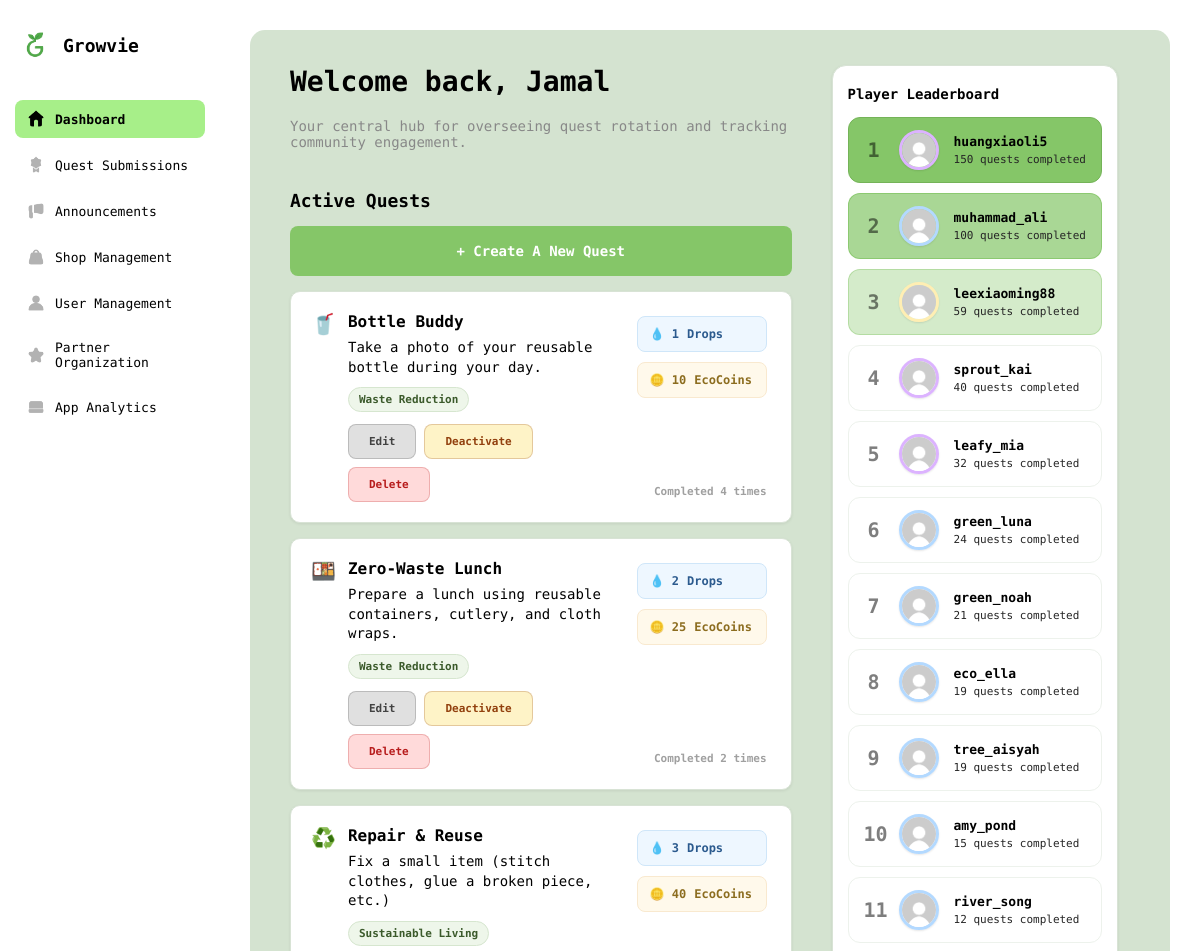
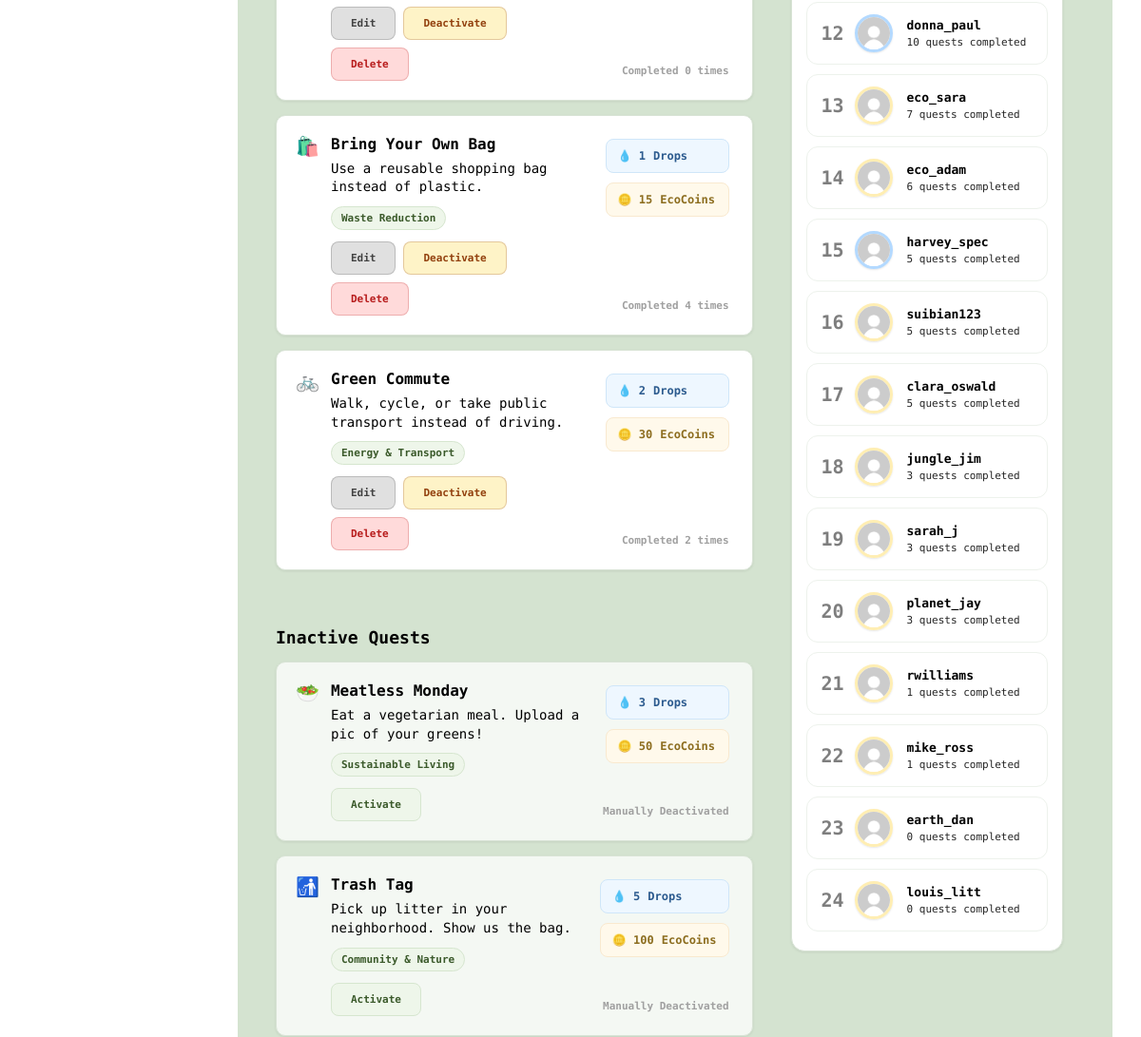
The page /admin.php (signed in, upper part) on the database as committed earlier (2 pictures, top to bottom).
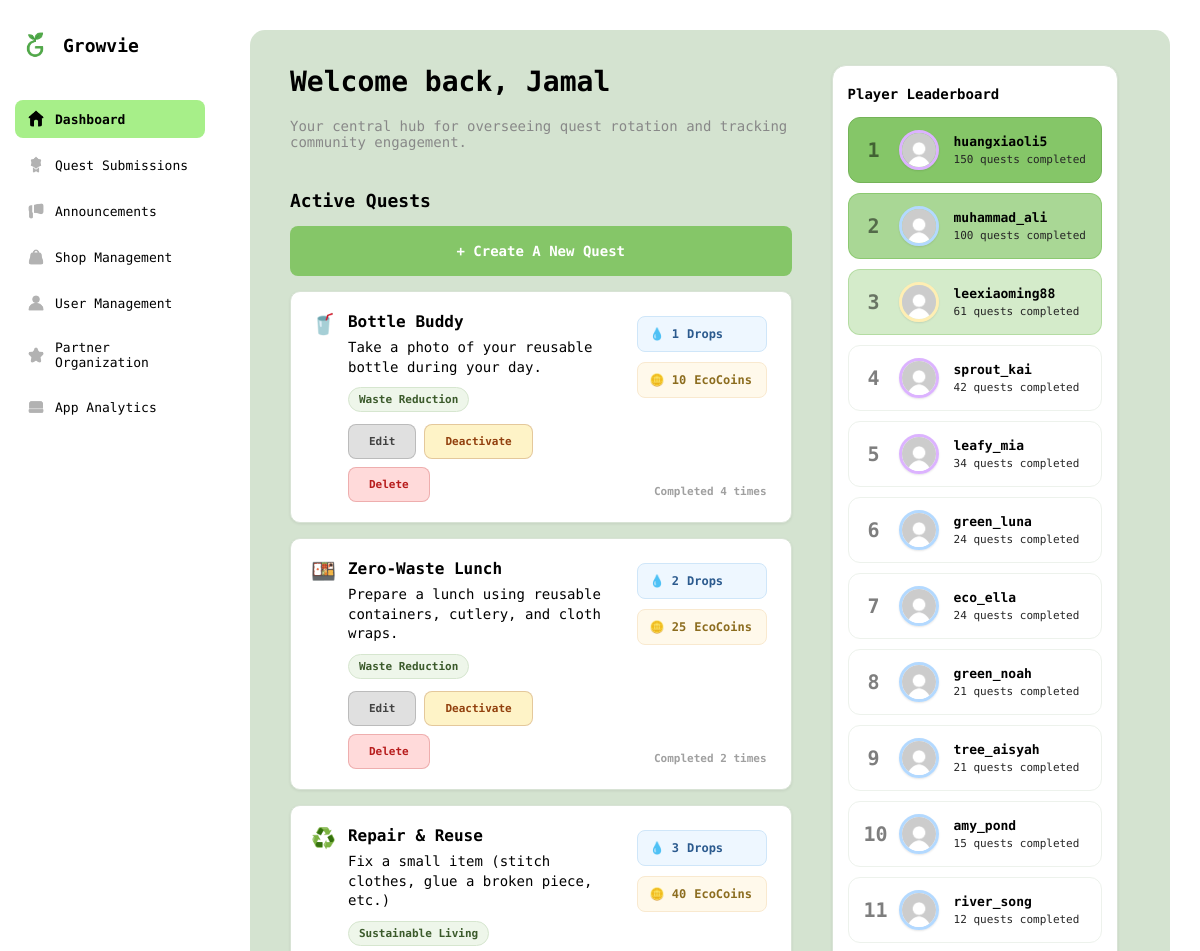
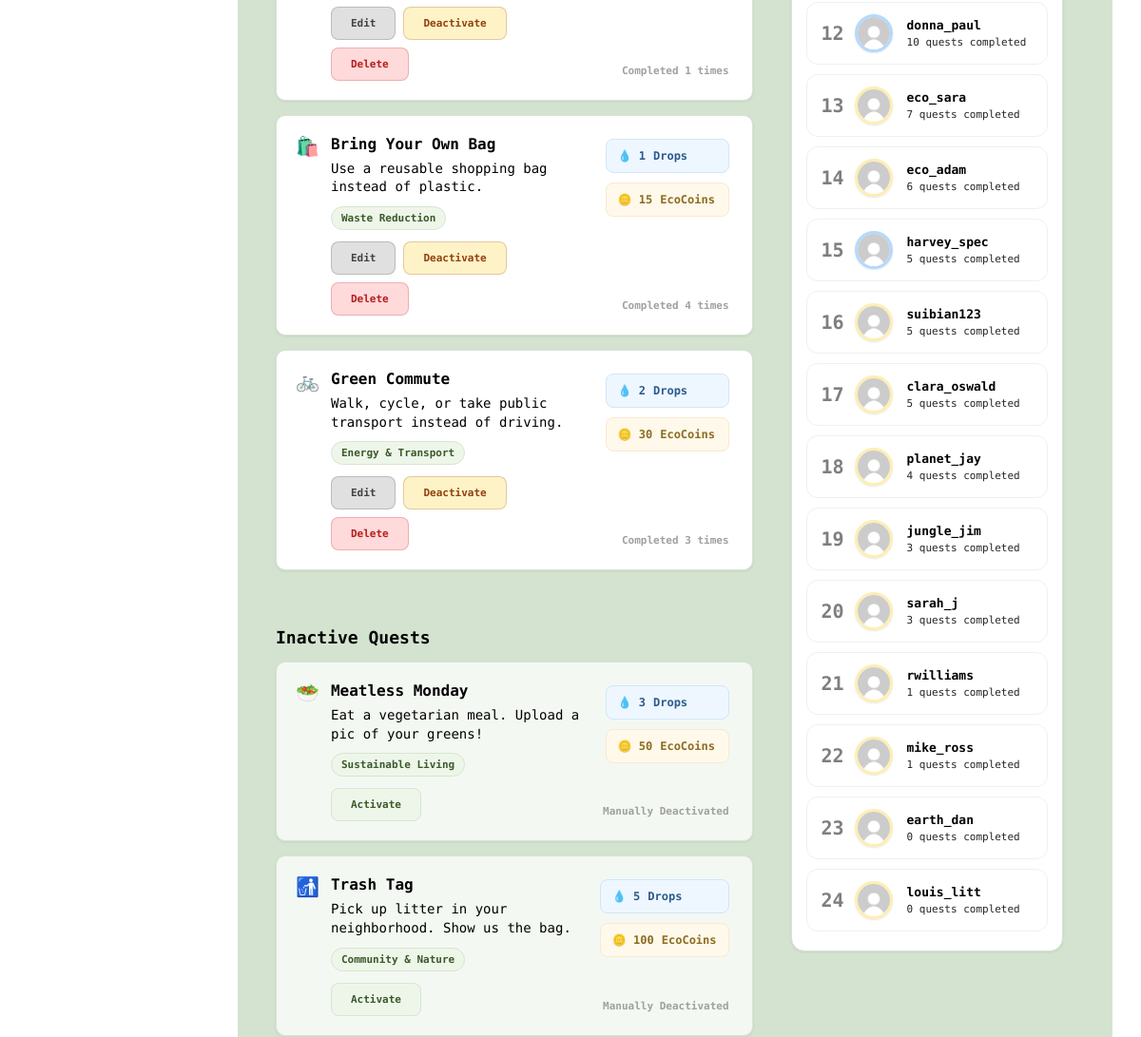
The same page on the database as committed later (2 pictures, top to bottom).
### tables this page shows
CREATE TABLE IF NOT EXISTS `quest` (
  `quest_id` varchar(6) NOT NULL,
  `quest_title` varchar(100) NOT NULL,
  `quest_description` varchar(255) NOT NULL,
  `quest_emoji` varchar(2) NOT NULL,
  `drop_reward` int NOT NULL,
  `eco_coin_reward` int NOT NULL,
  `category` varchar(50) NOT NULL,
  `created_by` varchar(6) NOT NULL,
  `status` varchar(20) NOT NULL,
  `date_created` date NOT NULL,
  PRIMARY KEY (`quest_id`),
  KEY `created_by` (`created_by`)
);

CREATE TABLE IF NOT EXISTS `user_player` (
  `user_player_id` varchar(6) NOT NULL,
  `user_id` varchar(6) NOT NULL,
  `player_tier` int NOT NULL,
  `eco_coins` int NOT NULL,
  `drops_progress` int NOT NULL,
  `total_quests_completed` int NOT NULL,
  `tree_planted_irl` int NOT NULL,
  `growvie_plants_planted` int NOT NULL,
  `player_status` varchar(20) NOT NULL DEFAULT 'Active',
  PRIMARY KEY (`user_player_id`),
  KEY `user_id` (`user_id`)
);

CREATE TABLE IF NOT EXISTS `user` (
  `user_id` varchar(6) NOT NULL,
  `username` varchar(50) NOT NULL,
  `name` varchar(255) NOT NULL,
  `email` varchar(100) NOT NULL,
  `password` varchar(255) NOT NULL,
  `role` varchar(20) NOT NULL,
  `date_joined` date NOT NULL,
  PRIMARY KEY (`user_id`)
);

### admin.php (shortened to what this page needs)
<?php
require_once __DIR__ . "/backend/db.php";
require_once __DIR__ . "/backend/dashboard.php";
require_once __DIR__ . "/backend/appanalytics.php";
?>
<!DOCTYPE html>
<html lang="en">
<head>
    <link rel="stylesheet" href="css/maincontentcss.css">
    <link rel="stylesheet" href="css/modal.css">
    <link rel="stylesheet" href="css/dashboard.css">
    <link rel="stylesheet" href="css/questsubmission.css">
    <link rel="stylesheet" href="css/announcement.css">
    <link rel="stylesheet" href="css/shopmanagement.css">
    <link rel="stylesheet" href="css/usermanagement.css">
    <link rel="stylesheet" href="css/partnermanagement.css">
    <link rel="stylesheet" href="css/analytics.css">
    <link rel="stylesheet" href="css/responsive.css">
</head>
<body>
    <div class = "layout">
        <nav class="sidebar">
            <div class="logo">
                <img src="assets/Logo.png" alt="Growvie">
                <span>Growvie</span>
            </div>
        <div class="menu">
            <div class="menu-item" onclick="tab(1)" id="tab1">
                <img src="assets/dashboard.png" class="menu-icon">
                <span>Dashboard</span>
            </div>
            <div class="menu-item" onclick="tab(2)" id="tab2">
                <img src="assets/questsubmission.png" class="menu-icon">
                <span>Quest Submissions</span>
            </div>
            <div class="menu-item" onclick="tab(3)" id="tab3">
                <img src="assets/announcement.png" class="menu-icon">
                <span>Announcements</span>
            </div>
            <div class="menu-item" onclick="tab(4)" id="tab4">
                <img src="assets/shop.png" class="menu-icon">
                <span>Shop Management</span>
            </div>
            <div class="menu-item" onclick="tab(5)" id="tab5">
                <img src="assets/user.png" class="menu-icon">
                <span>User Management</span>
            </div>
            <div class="menu-item" onclick="tab(6)" id="tab6">
                <img src="assets/partner.png" class="menu-icon">
                <span>Partner Organization</span>
            </div>
            <div class="menu-item" onclick="tab(7)" id="tab7">
                <img src="assets/appanalytics.png" class="menu-icon">
                <span>App Analytics</span>
            </div>
        </div>
        </nav>
        <main class="main">
            <div class="content" id="content1">
                <div class="main-content-container">
                    <h2>Welcome back, Jamal</h2>
                    <p class="subtext">Your central hub for overseeing quest rotation and tracking community engagement.</p>
                    <h3>Active Quests</h3>
                    <button class="action-btn create" onclick="openCreateModal()">+ Create a new quest</button>
                    <div class="list-container" id="quests-container">
                        <?php renderQuestCards($con); ?>
                    </div>
                    <h3 id="inactive-section-title">Inactive Quests</h3>
                    <div class="list-container">
                        <?php renderInactiveQuestCards($con); ?>
                    </div>
                </div>
                <aside class="leaderboard">
                    <h3>Player Leaderboard</h3>
                    <?php renderLeaderboard($con); ?>
                </aside>
            </div>
        </main>
    </div>
</body>
</html>

### backend/dashboard.php (shortened to what this page needs)
<?php
function renderQuestCards(mysqli $con, int $limit = 20) {
    $sql = "
        SELECT
            q.quest_id, q.quest_title, q.quest_description, q.quest_emoji, q.category,
            q.drop_reward, q.eco_coin_reward, q.date_created,
            COUNT(DISTINCT CASE WHEN qs.approval_status = 'Approved' THEN qs.user_id END) AS users_completed
        FROM quest q
        LEFT JOIN quest_submission qs ON qs.quest_id = q.quest_id
        WHERE q.status = 'Active'
        GROUP BY q.quest_id, q.quest_title, q.quest_description, q.quest_emoji, q.category, q.drop_reward, q.eco_coin_reward, q.date_created
        ORDER BY q.date_created DESC
        LIMIT $limit
    ";
    $res = mysqli_query($con, $sql);
    while ($q = mysqli_fetch_assoc($res)) {
        ?>
        <div class="quest-card">
            <div class="quest-left">
                <div class="quest-icon"><?php echo htmlspecialchars($q["quest_emoji"]); ?></div>
                <div class="quest-content">
                    <div class="item-title"><?php echo htmlspecialchars($q["quest_title"]); ?></div>
                    <div class="item-description"><?php echo htmlspecialchars($q["quest_description"]); ?></div>
                    <div class="quest-meta-row"><span class="quest-category"><?php echo htmlspecialchars($q["category"]); ?></span></div>
                    <div class="item-actions">
                        <button type="button" class="action-btn edit" onclick="openEditModal(<?php echo htmlspecialchars(json_encode($q)); ?>)">Edit</button>
                        <button type="button" class="action-btn deactivate" onclick="openDeactivateModal('<?php echo $q['quest_id']; ?>', '<?php echo addslashes($q['quest_title']); ?>')">Deactivate</button>
                        <button type="button" class="action-btn delete" onclick="openDeleteModal('<?php echo $q['quest_id']; ?>', '<?php echo addslashes($q['quest_title']); ?>')">Delete</button>
                    </div>
                </div>
            </div>
            <div class="quest-right">
                <div class="reward-badges top-right-info">
                    <div class="badge drop-badge">💧 <?php echo (int)$q["drop_reward"]; ?> <span class="badge-unit">Drops</span></div>
                    <div class="badge coin-badge">🪙 <?php echo (int)$q["eco_coin_reward"]; ?> <span class="badge-unit">EcoCoins</span></div>
                </div>
                <span class="date-text bottom-right-info">Completed <?php echo number_format((int)$q["users_completed"]); ?> times</span>
            </div>
        </div>
        <?php
    }
}
function renderInactiveQuestCards(mysqli $con) {
    $sql = "SELECT * FROM quest WHERE status != 'Active' ORDER BY date_created DESC";
    $res = mysqli_query($con, $sql);
    $today = date('Y-m-d');
    while ($q = mysqli_fetch_assoc($res)) {
        $activationDate = $q['date_created'];
        $statusLabel = ($activationDate > $today)
            ? "Scheduled: " . date("d M Y", strtotime($activationDate))
            : "Manually Deactivated";
        ?>
        <div class="quest-card quest-card-inactive">
            <div class="quest-left">
                <div class="quest-icon"><?php echo htmlspecialchars($q["quest_emoji"]); ?></div>
                <div class="quest-content">
                    <div class="item-title"><?php echo htmlspecialchars($q["quest_title"]); ?></div>
                    <div class="item-description"><?php echo htmlspecialchars($q["quest_description"]); ?></div>
                    <div class="quest-meta-row"><span class="quest-category"><?php echo htmlspecialchars($q["category"]); ?></span></div>
                    <div class="item-actions">
                        <form method="POST" action="admin.php">
                            <button type="submit" name="activateQuest" class="action-btn activate">Activate</button>
                        </form>
                    </div>
                </div>
            </div>
            <div class="quest-right">
                <div class="reward-badges top-right-info">
                    <div class="badge drop-badge">💧 <?php echo (int)$q["drop_reward"]; ?> <span class="badge-unit">Drops</span></div>
                    <div class="badge coin-badge">🪙 <?php echo (int)$q["eco_coin_reward"]; ?> <span class="badge-unit">EcoCoins</span></div>
                </div>
                <span class="date-text bottom-right-info"><?php echo $statusLabel; ?></span>
            </div>
        </div>
        <?php
    }
}
function renderLeaderboard(mysqli $con) {
    $sql = "SELECT u.username, up.total_quests_completed, up.player_tier
            FROM user u
            JOIN user_player up ON u.user_id = up.user_id
            ORDER BY up.total_quests_completed DESC";
    $res = mysqli_query($con, $sql);
    echo "<div class='lb-list'>";
    $rank = 1;
    while($row = mysqli_fetch_assoc($res)) {
        $rankClass = ($rank <= 3) ? "rank-top-" . $rank : "";
        $tier = (int)($row['player_tier'] ?? 1);
        $userPfp = "images/pfp/" . $row['username'] . ".png";
        $displayPfp = (file_exists(__DIR__ . "/../" . $userPfp)) ? $userPfp : "images/pfp/default_profile_picture.png";
        echo "
        <div class='lb-row {$rankClass}'>
            <div class='lb-rank'>$rank</div>
            <img src='{$displayPfp}' class='lb-avatar tier-border-{$tier}'>
            <div class='lb-meta'>
                <div class='lb-name'>" . htmlspecialchars($row['username']) . "</div>
                <div class='lb-sub'>" . $row['total_quests_completed'] . " quests completed</div>
            </div>
        </div>";
        $rank++;
    }
    echo "</div>";
}
    ?>

### css/dashboard.css (style rules this page uses)
.quest-card { background: #ffffff; padding: 20px 20px; border-radius: 10px; display: flex; justify-content: space-between; align-items: center; border: 1px solid #d8e3d5; box-shadow: 0 1px 3px rgba(0,0,0,0.08); }
.quest-left { display: flex; gap: 12px; align-items: flex-start; flex: 1; }
.quest-icon { font-size: 20px; }
.quest-card .quest-content { display: flex; flex-direction: column; gap: 2px; }
.quest-card .item-title { font-size: 16px; font-weight: 600; color: #000; margin-bottom: 5px; }
.quest-card .item-description { font-size: 14px; color: #000; margin-bottom: 8px; line-height: 1.4; }
.quest-meta-row { display: flex; align-items: center; gap: 12px; margin-bottom: 10px; }
.quest-category { display: inline-block; font-size: 11px; font-weight: 600; color: #3b5a2b; background: #eef6ea; border: 1px solid #d6e6cf; border-radius: 999px; padding: 6px 10px; line-height: 1; white-space: nowrap; }
.quest-right { min-width: 150px; display: flex; flex-direction: column; gap: 10px; align-items: flex-end; }
.rank-top-1 { background-color: #85C668; border-color: #74b358; }
.rank-top-2 { background-color: rgba(133, 198, 104, 0.7); border-color: rgba(133, 198, 104, 0.8); }
.rank-top-3 { background-color: rgba(133, 198, 104, 0.35); border-color: rgba(133, 198, 104, 0.4); }
.reward-badges { display: flex; flex-direction: column; gap: 10px; margin-bottom: 5px; }
.drop-badge { background: #eef7ff; color: #2b5a8e; border: 1px solid #cfe6f9; }
.coin-badge { background: #fff9eb; color: #8c6d1f; border: 1px solid #f9e9cf; }
.quest-right { display: flex; flex-direction: column; justify-content: center; align-items: flex-end; }
.item-actions { display: flex; gap: 8px; align-items: center; }
#inactive-section-title { margin-top: 30px; }
.quest-card-inactive { background-color: #ffffffc1 !important; opacity: 1; }

### css/shopmanagement.css (style rules this page uses)
.item-actions { display: flex; gap: 8px; margin: 0; }

### css/usermanagement.css (style rules this page uses)
.tier-border-1 { border-color: #ffeeb3 !important; }
.tier-border-2 { border-color: #b3d9ff !important; }
.tier-border-3 { border-color: #dcb3ff !important; }

Rows that differ between the two databases and show on the page:
computed for quest "Repair & Reuse": users_completed "0" → "1"
computed for quest "Green Commute": users_completed "2" → "3"
changed user_player "leexiaoming88": total_quests_completed "59" → "61"
changed user_player "sprout_kai": total_quests_completed "40" → "42"
changed user_player "leafy_mia": total_quests_completed "32" → "34"
changed user_player "eco_ella": total_quests_completed "19" → "24"; moves up the list
changed user_player "tree_aisyah": total_quests_completed "19" → "21"
changed user_player "planet_jay": total_quests_completed "3" → "4"; moves up the list
